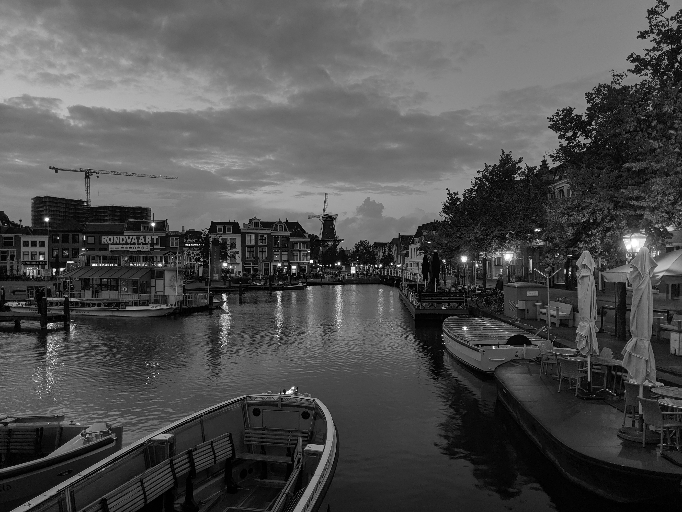
#> input picture my_2nd_image.png, 682 x 512 px
$ python 8.OpenCV_edge_detection.py
#> lines starting #> are read from the running program, lines starting #| are printed output that depends on the picture
import numpy as np
import cv2
print("Imports are Done!")

frame = cv2.imread("my_2nd_image.png", cv2.IMREAD_GRAYSCALE)
#> frame is the input picture: shape (512, 682); min 0, max 255, mean 78.1

# edge detectors (there are many)
edges = cv2.Canny(frame, 100, 200)
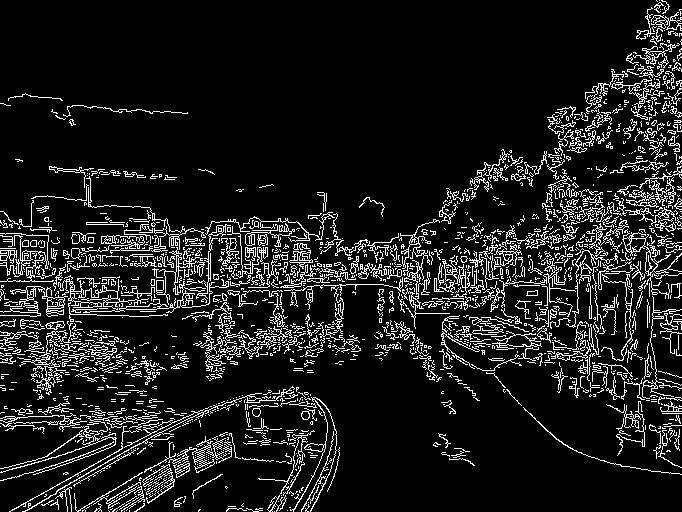
#> edges: shape (512, 682); 11.1% white in thin lines or dots

# Optional - resizing an image by preserving its aspect ratio
# percentage by which we resize our image (based on the hight)
final_height = 512 # pixels
height_ratio = final_height / edges.shape[0]
#> height_ratio = 1
#calculate the ratio of original dimensions
height = int(edges.shape[0] * height_ratio)
#> height = 512
width = int(edges.shape[1] * height_ratio)
#> width = 682
# desired size
dsize = (width, height)
#> dsize = (682, 512)
# resizing our image
im_res = cv2.resize(edges, dsize)

#cv2.imshow("original", frame)
cv2.imshow("Canny Edges", im_res)

cv2.waitKey(0)
cv2.destroyAllWindows()

cv2.imwrite('Canny_edges_Leiden.png', im_res)

$ run again, with my_1st_image.jpeg saved as my_2nd_image.png
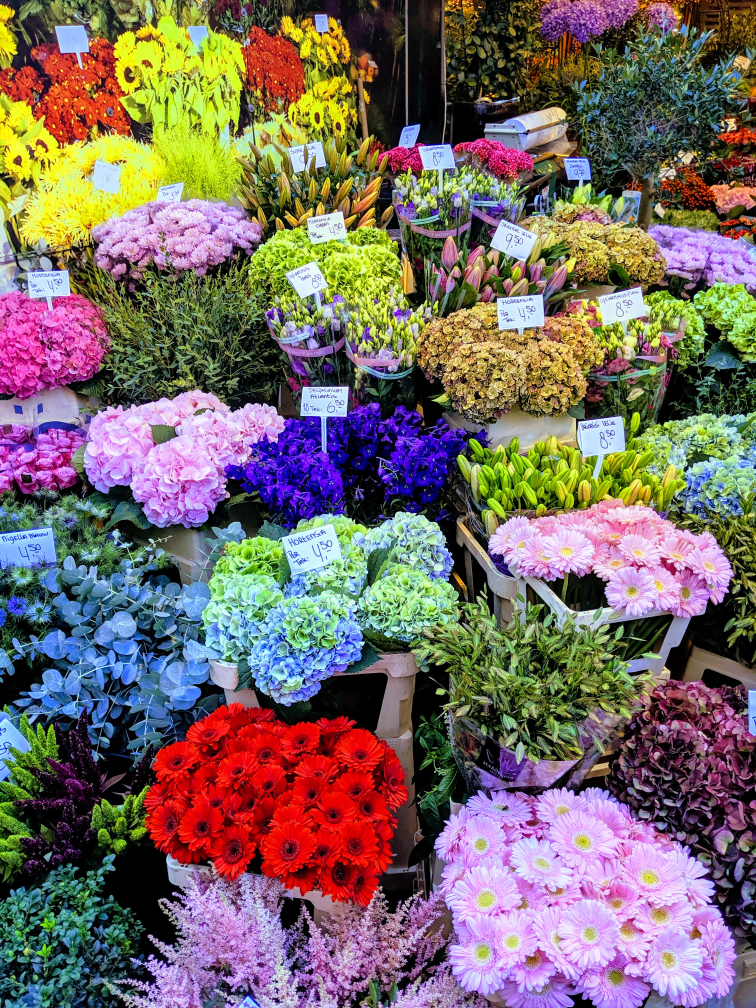
#> input picture my_1st_image.jpeg, 3024 x 4032 px (shown at 1/4 size)
#> `edges = cv2.Canny(frame, 100, 200)`:
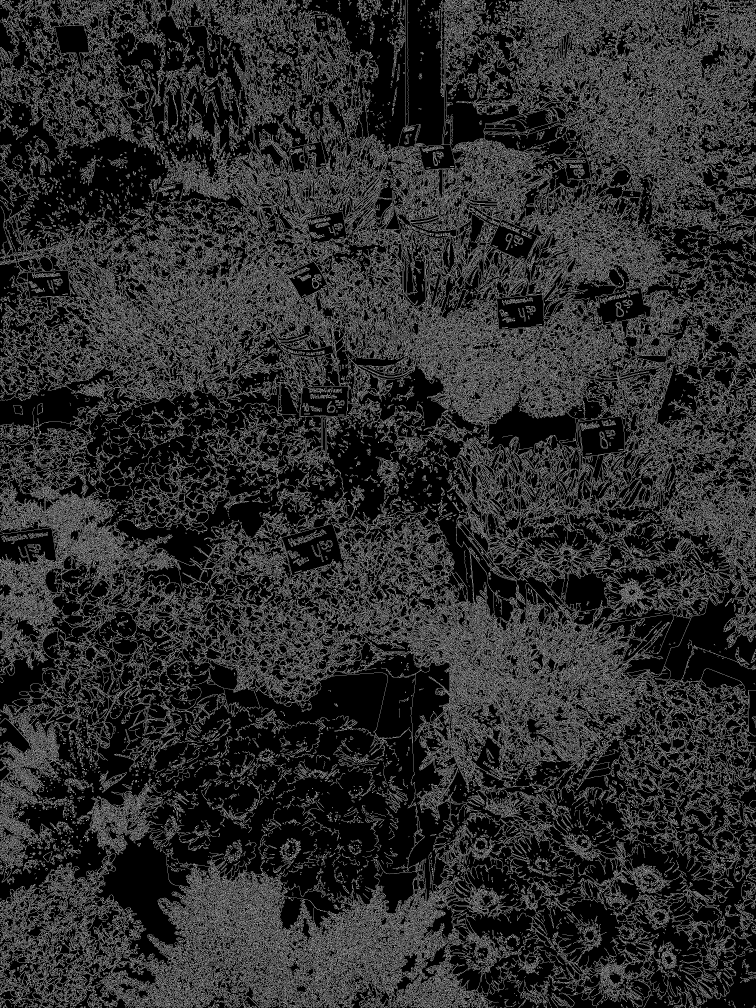
#> edges: shape (4032, 3024) (shown at 1/4 size); 17.6% white in thin lines or dots
#> `im_res = cv2.resize(edges, dsize)`:
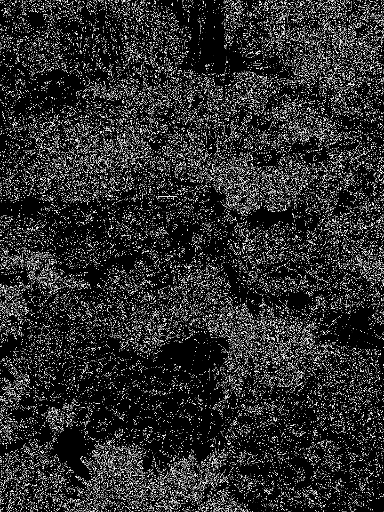
#> im_res: shape (512, 384); min 0, max 255, mean 44.7
